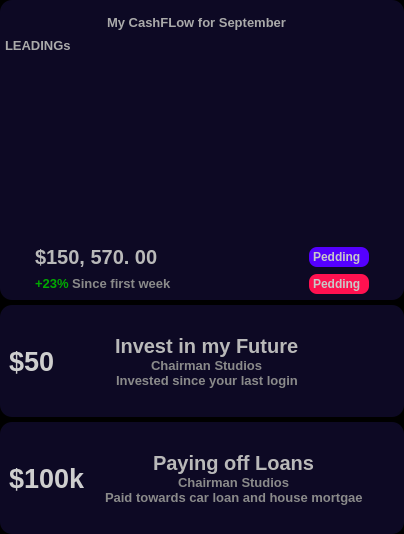
        <widget class="QFrame" name="frame_3">
         <property name="styleSheet">
          <string notr="true">background-color: rgb(0, 0, 0)</string>
         </property>
         <property name="frameShape">
          <enum>QFrame::NoFrame</enum>
         </property>
         <property name="frameShadow">
          <enum>QFrame::Raised</enum>
         </property>
         <layout class="QVBoxLayout" name="verticalLayout_4">
          <property name="spacing">
           <number>5</number>
          </property>
          <property name="leftMargin">
           <number>0</number>
          </property>
          <property name="topMargin">
           <number>0</number>
          </property>
          <property name="rightMargin">
           <number>0</number>
          </property>
          <property name="bottomMargin">
           <number>0</number>
          </property>
          <item>
           <widget class="QFrame" name="calenderBox">
            <property name="minimumSize">
             <size>
              <width>0</width>
              <height>300</height>
             </size>
            </property>
            <property name="styleSheet">
             <string notr="true">QFrame {
	background-color: rgb(13, 9, 36);
	border: none;
	border-radius: 12px;
}</string>
            </property>
            <property name="frameShape">
             <enum>QFrame::NoFrame</enum>
            </property>
            <property name="frameShadow">
             <enum>QFrame::Raised</enum>
            </property>
            <layout class="QVBoxLayout" name="verticalLayout_25">
             <property name="spacing">
              <number>0</number>
             </property>
             <property name="leftMargin">
              <number>5</number>
             </property>
             <property name="topMargin">
              <number>0</number>
             </property>
             <property name="rightMargin">
              <number>5</number>
             </property>
             <property name="bottomMargin">
              <number>0</number>
             </property>
             <item>
              <widget class="QFrame" name="frame_61">
               <property name="minimumSize">
                <size>
                 <width>0</width>
                 <height>30</height>
                </size>
               </property>
               <property name="maximumSize">
                <size>
                 <width>16777215</width>
                 <height>30</height>
                </size>
               </property>
               <property name="styleSheet">
                <string notr="true"/>
               </property>
               <property name="frameShape">
                <enum>QFrame::NoFrame</enum>
               </property>
               <property name="frameShadow">
                <enum>QFrame::Raised</enum>
               </property>
               <layout class="QHBoxLayout" name="horizontalLayout_38">
                <property name="spacing">
                 <number>0</number>
                </property>
                <property name="leftMargin">
                 <number>0</number>
                </property>
                <property name="topMargin">
                 <number>0</number>
                </property>
                <property name="rightMargin">
                 <number>10</number>
                </property>
                <property name="bottomMargin">
                 <number>0</number>
                </property>
                <item alignment="Qt::AlignHCenter|Qt::AlignBottom">
                 <widget class="QLabel" name="label_46">
                  <property name="minimumSize">
                   <size>
                    <width>180</width>
                    <height>0</height>
                   </size>
                  </property>
                  <property name="maximumSize">
                   <size>
                    <width>150</width>
                    <height>16777215</height>
                   </size>
                  </property>
                  <property name="font">
                   <font>
                    <pointsize>10</pointsize>
                    <bold>true</bold>
                   </font>
                  </property>
                  <property name="styleSheet">
                   <string notr="true">color: rgb(170, 170, 170);</string>
                  </property>
                  <property name="text">
                   <string>My CashFLow for September</string>
                  </property>
                 </widget>
                </item>
               </layout>
              </widget>
             </item>
             <item>
              <widget class="QLabel" name="label_47">
               <property name="minimumSize">
                <size>
                 <width>180</width>
                 <height>0</height>
                </size>
               </property>
               <property name="maximumSize">
                <size>
                 <width>150</width>
                 <height>30</height>
                </size>
               </property>
               <property name="font">
                <font>
                 <pointsize>10</pointsize>
                 <bold>true</bold>
                </font>
               </property>
               <property name="styleSheet">
                <string notr="true">color: rgb(170, 170, 170);</string>
               </property>
               <property name="text">
                <string>LEADINGs</string>
               </property>
              </widget>
             </item>
             <item>
              <widget class="QFrame" name="frame_59">
               <property name="styleSheet">
                <string notr="true">border-image: url(:/icons/chart2.jpg);
</string>
               </property>
               <property name="frameShape">
                <enum>QFrame::StyledPanel</enum>
               </property>
               <property name="frameShadow">
                <enum>QFrame::Raised</enum>
               </property>
              </widget>
             </item>
             <item>
              <widget class="QFrame" name="frame_60">
               <property name="maximumSize">
                <size>
                 <width>16777215</width>
                 <height>60</height>
                </size>
               </property>
               <property name="styleSheet">
                <string notr="true"/>
               </property>
               <property name="frameShape">
                <enum>QFrame::StyledPanel</enum>
               </property>
               <property name="frameShadow">
                <enum>QFrame::Raised</enum>
               </property>
               <layout class="QGridLayout" name="gridLayout_2">
                <property name="leftMargin">
                 <number>30</number>
                </property>
                <property name="topMargin">
                 <number>0</number>
                </property>
                <property name="rightMargin">
                 <number>30</number>
                </property>
                <property name="bottomMargin">
                 <number>0</number>
                </property>
                <property name="spacing">
                 <number>0</number>
                </property>
                <item row="0" column="0">
                 <widget class="QLabel" name="label_48">
                  <property name="font">
                   <font>
                    <pointsize>15</pointsize>
                    <bold>true</bold>
                   </font>
                  </property>
                  <property name="styleSheet">
                   <string notr="true">color: rgb(182, 182, 182);</string>
                  </property>
                  <property name="text">
                   <string>&lt;html&gt;&lt;head/&gt;&lt;body&gt;&lt;p&gt;&lt;span style=&quot; color:#b9b9b9;&quot;&gt;$150, 570. 00&lt;/span&gt;&lt;/p&gt;&lt;/body&gt;&lt;/html&gt;</string>
                  </property>
                 </widget>
                </item>
                <item row="0" column="1">
                 <widget class="QLabel" name="label_49">
                  <property name="minimumSize">
                   <size>
                    <width>0</width>
                    <height>20</height>
                   </size>
                  </property>
                  <property name="maximumSize">
                   <size>
                    <width>60</width>
                    <height>20</height>
                   </size>
                  </property>
                  <property name="font">
                   <font>
                    <bold>true</bold>
                   </font>
                  </property>
                  <property name="styleSheet">
                   <string notr="true">color: rgb(200, 200, 200);
background-color: rgb(85, 0, 255);
padding: 1px;
border-radius: 8px;</string>
                  </property>
                  <property name="text">
                   <string>Pedding</string>
                  </property>
                 </widget>
                </item>
                <item row="1" column="0">
                 <widget class="QLabel" name="label_51">
                  <property name="minimumSize">
                   <size>
                    <width>50</width>
                    <height>0</height>
                   </size>
                  </property>
                  <property name="font">
                   <font>
                    <pointsize>10</pointsize>
                    <bold>true</bold>
                   </font>
                  </property>
                  <property name="styleSheet">
                   <string notr="true">color: rgb(138, 138, 138);</string>
                  </property>
                  <property name="text">
                   <string>&lt;html&gt;&lt;head/&gt;&lt;body&gt;&lt;p&gt;&lt;span style=&quot; color:#00aa00;&quot;&gt;+23%&lt;/span&gt; Since first week&lt;/p&gt;&lt;/body&gt;&lt;/html&gt;</string>
                  </property>
                 </widget>
                </item>
                <item row="1" column="1">
                 <widget class="QLabel" name="label_50">
                  <property name="minimumSize">
                   <size>
                    <width>0</width>
                    <height>20</height>
                   </size>
                  </property>
                  <property name="maximumSize">
                   <size>
                    <width>60</width>
                    <height>20</height>
                   </size>
                  </property>
                  <property name="font">
                   <font>
                    <bold>true</bold>
                   </font>
                  </property>
                  <property name="styleSheet">
                   <string notr="true">color: rgb(200, 200, 200);
background-color: rgb(255, 17, 80);
padding: 1px;
border-radius: 8px;</string>
                  </property>
                  <property name="text">
                   <string>Pedding</string>
                  </property>
                 </widget>
                </item>
               </layout>
              </widget>
             </item>
            </layout>
           </widget>
          </item>
          <item>
           <widget class="QFrame" name="investBox">
            <property name="maximumSize">
             <size>
              <width>16777215</width>
              <height>150</height>
             </size>
            </property>
            <property name="styleSheet">
             <string notr="true">QFrame {
	background-color: rgb(13, 9, 36);
	border: none;
	border-radius: 12px;
}</string>
            </property>
            <property name="frameShape">
             <enum>QFrame::NoFrame</enum>
            </property>
            <property name="frameShadow">
             <enum>QFrame::Raised</enum>
            </property>
            <layout class="QHBoxLayout" name="horizontalLayout_39">
             <item>
              <widget class="QLabel" name="label_52">
               <property name="minimumSize">
                <size>
                 <width>60</width>
                 <height>60</height>
                </size>
               </property>
               <property name="maximumSize">
                <size>
                 <width>60</width>
                 <height>60</height>
                </size>
               </property>
               <property name="font">
                <font>
                 <pointsize>20</pointsize>
                 <bold>true</bold>
                </font>
               </property>
               <property name="styleSheet">
                <string notr="true">color: rgb(206, 206, 206);</string>
               </property>
               <property name="text">
                <string>$50</string>
               </property>
              </widget>
             </item>
             <item>
              <widget class="QFrame" name="frame_63">
               <property name="frameShape">
                <enum>QFrame::StyledPanel</enum>
               </property>
               <property name="frameShadow">
                <enum>QFrame::Raised</enum>
               </property>
               <layout class="QVBoxLayout" name="verticalLayout_27">
                <property name="spacing">
                 <number>0</number>
                </property>
                <property name="leftMargin">
                 <number>0</number>
                </property>
                <property name="topMargin">
                 <number>20</number>
                </property>
                <property name="rightMargin">
                 <number>0</number>
                </property>
                <property name="bottomMargin">
                 <number>20</number>
                </property>
                <item alignment="Qt::AlignHCenter|Qt::AlignVCenter">
                 <widget class="QLabel" name="label_53">
                  <property name="font">
                   <font>
                    <pointsize>15</pointsize>
                    <bold>true</bold>
                   </font>
                  </property>
                  <property name="styleSheet">
                   <string notr="true">color: rgb(182, 182, 182);</string>
                  </property>
                  <property name="text">
                   <string>&lt;html&gt;&lt;head/&gt;&lt;body&gt;&lt;p&gt;&lt;span style=&quot; color:#b9b9b9;&quot;&gt;Invest in my Future&lt;/span&gt;&lt;/p&gt;&lt;/body&gt;&lt;/html&gt;</string>
                  </property>
                 </widget>
                </item>
                <item alignment="Qt::AlignHCenter|Qt::AlignVCenter">
                 <widget class="QLabel" name="label_54">
                  <property name="minimumSize">
                   <size>
                    <width>0</width>
                    <height>0</height>
                   </size>
                  </property>
                  <property name="font">
                   <font>
                    <pointsize>10</pointsize>
                    <bold>true</bold>
                   </font>
                  </property>
                  <property name="styleSheet">
                   <string notr="true">color: rgb(138, 138, 138);</string>
                  </property>
                  <property name="text">
                   <string>Chairman Studios</string>
                  </property>
                 </widget>
                </item>
                <item alignment="Qt::AlignHCenter|Qt::AlignVCenter">
                 <widget class="QLabel" name="label_55">
                  <property name="minimumSize">
                   <size>
                    <width>0</width>
                    <height>0</height>
                   </size>
                  </property>
                  <property name="font">
                   <font>
                    <pointsize>10</pointsize>
                    <bold>true</bold>
                   </font>
                  </property>
                  <property name="styleSheet">
                   <string notr="true">color: rgb(138, 138, 138);</string>
                  </property>
                  <property name="text">
                   <string>Invested since your last login</string>
                  </property>
                 </widget>
                </item>
               </layout>
              </widget>
             </item>
             <item>
              <widget class="QFrame" name="frame_62">
               <property name="maximumSize">
                <size>
                 <width>50</width>
                 <height>16777215</height>
                </size>
               </property>
               <property name="frameShape">
                <enum>QFrame::StyledPanel</enum>
               </property>
               <property name="frameShadow">
                <enum>QFrame::Raised</enum>
               </property>
               <layout class="QVBoxLayout" name="verticalLayout_26" stretch="0,0">
                <property name="spacing">
                 <number>0</number>
                </property>
                <property name="leftMargin">
                 <number>0</number>
                </property>
                <property name="topMargin">
                 <number>0</number>
                </property>
                <property name="rightMargin">
                 <number>0</number>
                </property>
                <property name="bottomMargin">
                 <number>0</number>
                </property>
                <item alignment="Qt::AlignTop">
                 <widget class="QPushButton" name="pushButton_14">
                  <property name="minimumSize">
                   <size>
                    <width>26</width>
                    <height>26</height>
                   </size>
                  </property>
                  <property name="maximumSize">
                   <size>
                    <width>26</width>
                    <height>26</height>
                   </size>
                  </property>
                  <property name="styleSheet">
                   <string notr="true">QPushButton {
	border: none;
	background-color: rgb(13, 9, 36);
	border-radius: 13;
}

QPushButton:hover {
	background-color: rgb(124, 124, 124);
}

QPushButton:pressed {
	background-color: rgb(0, 0, 0);
}</string>
                  </property>
                  <property name="text">
                   <string/>
                  </property>
                  <property name="icon">
                   <iconset resource="resources/resources.qrc">
                    <normaloff>:/icons/icons/more.svg</normaloff>:/icons/icons/more.svg</iconset>
                  </property>
                  <property name="iconSize">
                   <size>
                    <width>24</width>
                    <height>24</height>
                   </size>
                  </property>
                 </widget>
                </item>
                <item alignment="Qt::AlignBottom">
                 <widget class="QPushButton" name="pushButton_13">
                  <property name="minimumSize">
                   <size>
                    <width>26</width>
                    <height>26</height>
                   </size>
                  </property>
                  <property name="maximumSize">
                   <size>
                    <width>26</width>
                    <height>26</height>
                   </size>
                  </property>
                  <property name="styleSheet">
                   <string notr="true">QPushButton {
	border: none;
	background-color: rgb(13, 9, 36);
	border-radius: 13;
}</string>
                  </property>
                  <property name="text">
                   <string/>
                  </property>
                  <property name="icon">
                   <iconset resource="resources/resources.qrc">
                    <normaloff>:/icons/icons/black-shades.svg</normaloff>:/icons/icons/black-shades.svg</iconset>
                  </property>
                  <property name="iconSize">
                   <size>
                    <width>24</width>
                    <height>24</height>
                   </size>
                  </property>
                 </widget>
                </item>
               </layout>
              </widget>
             </item>
            </layout>
           </widget>
          </item>
          <item>
           <widget class="QFrame" name="loadnsBox">
            <property name="maximumSize">
             <size>
              <width>16777215</width>
              <height>150</height>
             </size>
            </property>
            <property name="styleSheet">
             <string notr="true">QFrame {
	background-color: rgb(13, 9, 36);
	border: none;
	border-radius: 12px;
}</string>
            </property>
            <property name="frameShape">
             <enum>QFrame::NoFrame</enum>
            </property>
            <property name="frameShadow">
             <enum>QFrame::Raised</enum>
            </property>
            <layout class="QHBoxLayout" name="horizontalLayout_40">
             <item>
              <widget class="QLabel" name="label_59">
               <property name="minimumSize">
                <size>
                 <width>90</width>
                 <height>60</height>
                </size>
               </property>
               <property name="maximumSize">
                <size>
                 <width>60</width>
                 <height>60</height>
                </size>
               </property>
               <property name="font">
                <font>
                 <pointsize>20</pointsize>
                 <bold>true</bold>
                </font>
               </property>
               <property name="styleSheet">
                <string notr="true">color: rgb(206, 206, 206);</string>
               </property>
               <property name="text">
                <string>$100k</string>
               </property>
              </widget>
             </item>
             <item>
              <widget class="QFrame" name="frame_64">
               <property name="frameShape">
                <enum>QFrame::StyledPanel</enum>
               </property>
               <property name="frameShadow">
                <enum>QFrame::Raised</enum>
               </property>
               <layout class="QVBoxLayout" name="verticalLayout_28">
                <property name="spacing">
                 <number>0</number>
                </property>
                <property name="leftMargin">
                 <number>0</number>
                </property>
                <property name="topMargin">
                 <number>20</number>
                </property>
                <property name="rightMargin">
                 <number>0</number>
                </property>
                <property name="bottomMargin">
                 <number>20</number>
                </property>
                <item alignment="Qt::AlignHCenter|Qt::AlignVCenter">
                 <widget class="QLabel" name="label_56">
                  <property name="font">
                   <font>
                    <pointsize>15</pointsize>
                    <bold>true</bold>
                   </font>
                  </property>
                  <property name="styleSheet">
                   <string notr="true">color: rgb(182, 182, 182);</string>
                  </property>
                  <property name="text">
                   <string>&lt;html&gt;&lt;head/&gt;&lt;body&gt;&lt;p&gt;&lt;span style=&quot; color:#b9b9b9;&quot;&gt;Paying off Loans&lt;/span&gt;&lt;/p&gt;&lt;/body&gt;&lt;/html&gt;</string>
                  </property>
                 </widget>
                </item>
                <item alignment="Qt::AlignHCenter|Qt::AlignVCenter">
                 <widget class="QLabel" name="label_57">
                  <property name="minimumSize">
                   <size>
                    <width>0</width>
                    <height>0</height>
                   </size>
                  </property>
                  <property name="font">
                   <font>
                    <pointsize>10</pointsize>
                    <bold>true</bold>
                   </font>
                  </property>
                  <property name="styleSheet">
                   <string notr="true">color: rgb(138, 138, 138);</string>
                  </property>
                  <property name="text">
                   <string>Chairman Studios</string>
                  </property>
                 </widget>
                </item>
                <item alignment="Qt::AlignHCenter|Qt::AlignVCenter">
                 <widget class="QLabel" name="label_58">
                  <property name="minimumSize">
                   <size>
                    <width>0</width>
                    <height>0</height>
                   </size>
                  </property>
                  <property name="font">
                   <font>
                    <pointsize>10</pointsize>
                    <bold>true</bold>
                   </font>
                  </property>
                  <property name="styleSheet">
                   <string notr="true">color: rgb(138, 138, 138);</string>
                  </property>
                  <property name="text">
                   <string>Paid towards car loan and house mortgae</string>
                  </property>
                 </widget>
                </item>
               </layout>
              </widget>
             </item>
             <item>
              <widget class="QFrame" name="frame_65">
               <property name="maximumSize">
                <size>
                 <width>50</width>
                 <height>16777215</height>
                </size>
               </property>
               <property name="frameShape">
                <enum>QFrame::StyledPanel</enum>
               </property>
               <property name="frameShadow">
                <enum>QFrame::Raised</enum>
               </property>
               <layout class="QVBoxLayout" name="verticalLayout_29" stretch="0,0">
                <property name="spacing">
                 <number>0</number>
                </property>
                <property name="leftMargin">
                 <number>0</number>
                </property>
                <property name="topMargin">
                 <number>0</number>
                </property>
                <property name="rightMargin">
                 <number>0</number>
                </property>
                <property name="bottomMargin">
                 <number>0</number>
                </property>
                <item alignment="Qt::AlignTop">
                 <widget class="QPushButton" name="pushButton_15">
                  <property name="minimumSize">
                   <size>
                    <width>26</width>
                    <height>26</height>
                   </size>
                  </property>
                  <property name="maximumSize">
                   <size>
                    <width>26</width>
                    <height>26</height>
                   </size>
                  </property>
                  <property name="styleSheet">
                   <string notr="true">QPushButton {
	border: none;
	background-color: rgb(13, 9, 36);
	border-radius: 13;
}

QPushButton:hover {
	background-color: rgb(124, 124, 124);
}

QPushButton:pressed {
	background-color: rgb(0, 0, 0);
}</string>
                  </property>
                  <property name="text">
                   <string/>
                  </property>
                  <property name="icon">
                   <iconset resource="resources/resources.qrc">
                    <normaloff>:/icons/icons/more.svg</normaloff>:/icons/icons/more.svg</iconset>
                  </property>
                  <property name="iconSize">
                   <size>
                    <width>24</width>
                    <height>24</height>
                   </size>
                  </property>
                 </widget>
                </item>
                <item alignment="Qt::AlignBottom">
                 <widget class="QPushButton" name="pushButton_16">
                  <property name="minimumSize">
                   <size>
                    <width>26</width>
                    <height>26</height>
                   </size>
                  </property>
                  <property name="maximumSize">
                   <size>
                    <width>26</width>
                    <height>26</height>
                   </size>
                  </property>
                  <property name="styleSheet">
                   <string notr="true">QPushButton {
	border: none;
	background-color: rgb(13, 9, 36);
	border-radius: 13;
}</string>
                  </property>
                  <property name="text">
                   <string/>
                  </property>
                  <property name="icon">
                   <iconset resource="resources/resources.qrc">
                    <normaloff>:/icons/icons/cry.svg</normaloff>:/icons/icons/cry.svg</iconset>
                  </property>
                  <property name="iconSize">
                   <size>
                    <width>24</width>
                    <height>24</height>
                   </size>
                  </property>
                 </widget>
                </item>
               </layout>
              </widget>
             </item>
            </layout>
           </widget>
          </item>
         </layout>
        </widget>
